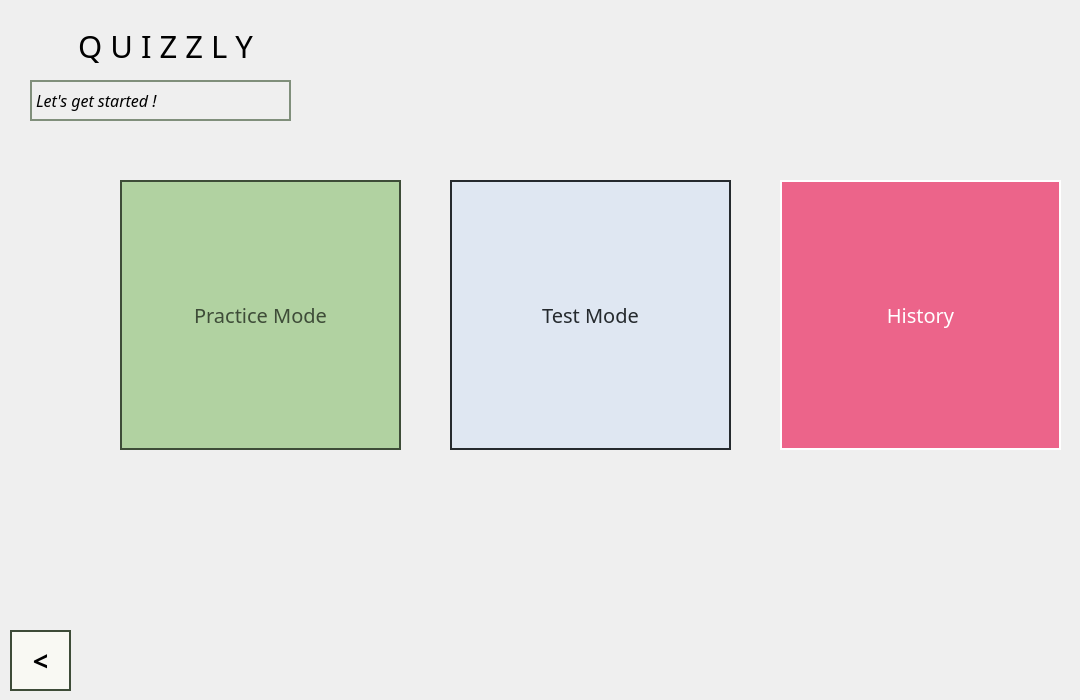
   <widget class="QWidget" name="STUDENT">
    <widget class="QLabel" name="quizzly_3">
     <property name="geometry">
      <rect>
       <x>30</x>
       <y>10</y>
       <width>271</width>
       <height>71</height>
      </rect>
     </property>
     <property name="font">
      <font>
       <family>Montserrat Black</family>
       <pointsize>23</pointsize>
       <kerning>true</kerning>
      </font>
     </property>
     <property name="styleSheet">
      <string notr="true">color: rgb(0, 0, 0);
</string>
     </property>
     <property name="text">
      <string>Q U I Z Z L Y</string>
     </property>
     <property name="scaledContents">
      <bool>false</bool>
     </property>
     <property name="alignment">
      <set>Qt::AlignCenter</set>
     </property>
     <property name="wordWrap">
      <bool>false</bool>
     </property>
     <property name="openExternalLinks">
      <bool>false</bool>
     </property>
    </widget>
    <widget class="QLabel" name="text_letsgetstarted">
     <property name="geometry">
      <rect>
       <x>30</x>
       <y>80</y>
       <width>261</width>
       <height>41</height>
      </rect>
     </property>
     <property name="font">
      <font>
       <family>Montserrat Alternates Medium</family>
       <pointsize>12</pointsize>
       <italic>true</italic>
       <strikeout>false</strikeout>
      </font>
     </property>
     <property name="styleSheet">
      <string notr="true">color: rgb(0, 0, 0);
border : 2px solid rgb(128, 143, 123)</string>
     </property>
     <property name="text">
      <string>Let's get started !</string>
     </property>
    </widget>
    <widget class="QPushButton" name="practicemode">
     <property name="geometry">
      <rect>
       <x>120</x>
       <y>180</y>
       <width>281</width>
       <height>270</height>
      </rect>
     </property>
     <property name="font">
      <font>
       <family>Montserrat Alternates Medium</family>
       <pointsize>15</pointsize>
      </font>
     </property>
     <property name="styleSheet">
      <string notr="true">color: rgb(62, 76, 56);
border:  2px solid rgb(62, 76, 56);
background-color: rgb(177, 210, 161);</string>
     </property>
     <property name="text">
      <string>Practice Mode</string>
     </property>
    </widget>
    <widget class="QPushButton" name="testmode">
     <property name="geometry">
      <rect>
       <x>450</x>
       <y>180</y>
       <width>281</width>
       <height>270</height>
      </rect>
     </property>
     <property name="font">
      <font>
       <family>Montserrat Alternates Medium</family>
       <pointsize>15</pointsize>
      </font>
     </property>
     <property name="styleSheet">
      <string notr="true">color: rgb(37, 42, 46);
border:  2px solid rgb(37, 42, 46);
background-color: rgb(223, 231, 242);</string>
     </property>
     <property name="text">
      <string>Test Mode</string>
     </property>
    </widget>
    <widget class="QPushButton" name="history_student">
     <property name="geometry">
      <rect>
       <x>780</x>
       <y>180</y>
       <width>281</width>
       <height>270</height>
      </rect>
     </property>
     <property name="font">
      <font>
       <family>Montserrat Alternates Medium</family>
       <pointsize>15</pointsize>
      </font>
     </property>
     <property name="styleSheet">
      <string notr="true">color: rgb(255, 255, 255);
border:  2px solid rgb(255, 255, 255);
background-color: rgb(236, 100, 138);</string>
     </property>
     <property name="text">
      <string>History</string>
     </property>
    </widget>
    <widget class="QLabel" name="icon">
     <property name="geometry">
      <rect>
       <x>90</x>
       <y>460</y>
       <width>981</width>
       <height>221</height>
      </rect>
     </property>
     <property name="text">
      <string/>
     </property>
     <property name="pixmap">
      <pixmap>../Remove-bg.ai_1717608405575.png</pixmap>
     </property>
    </widget>
    <widget class="QPushButton" name="BACK_2">
     <property name="geometry">
      <rect>
       <x>10</x>
       <y>630</y>
       <width>61</width>
       <height>61</height>
      </rect>
     </property>
     <property name="font">
      <font>
       <family>Montserrat Alternates Medium</family>
       <pointsize>20</pointsize>
       <bold>true</bold>
      </font>
     </property>
     <property name="styleSheet">
      <string notr="true">border:  2px solid rgb(62, 76, 56);
color: rgb(0, 0, 0);
background-color: rgb(249, 249, 243);</string>
     </property>
     <property name="text">
      <string>&lt;</string>
     </property>
    </widget>
   </widget>
